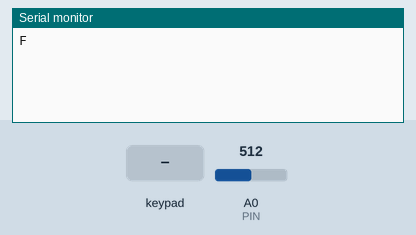
Recording of a sketch running on a simulated Arduino Uno, built with avr-gcc and run on an emulated ATmega328P. Parts: the last lines printed to the serial monitor. The inputs (shaded band) are chosen by the test bench; at power-on: A0 (PIN) = 512.

Above: at 1.2 s.
1.3 s: key '0' pressed
At 2.4 s:
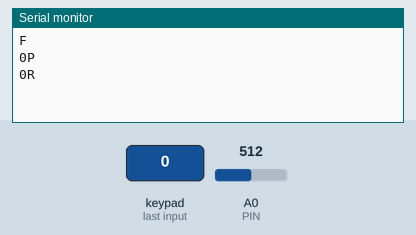
3.0 s: keypad keys 1 2 3 4 pressed 0.4 s apart
At 3.19 s:
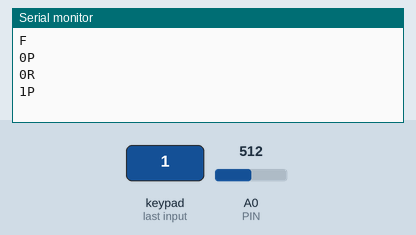
6.1 s: key '5' pressed
At 7.3 s:
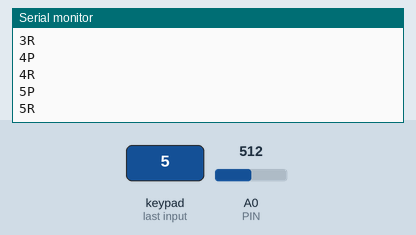
7.6 s: keypad keys 1 2 3 4 A pressed 0.4 s apart
At 11.0 s:
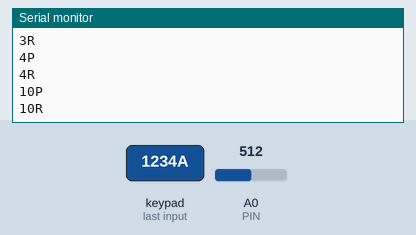
Timing chart, 0 to 12.1 s (numbered marks = the images above; inputs shaded):
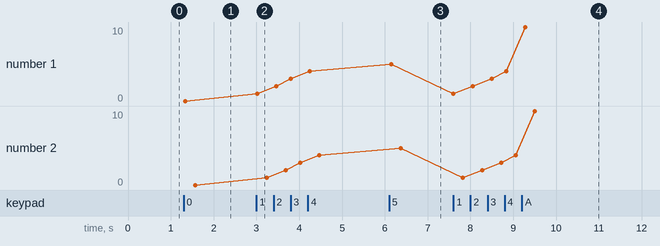

The sketch:

arduinoCode.ino
```cpp
#include <Wire.h>
#include <Adafruit_MPR121.h>

Adafruit_MPR121 cap = Adafruit_MPR121();

uint16_t lasttouched = 0;
uint16_t currtouched = 0;
bool isAbove = false;

// Flex sensor
#define PIN A0
#define N_SAMPLES 10
#define FLEX_THRESH 40

int analogSmooth() {
  long sum = 0;
  for (int i = 0; i < N_SAMPLES; i++) {
    sum += analogRead(PIN);
    delay(1);
  }
  return sum / N_SAMPLES;
}

void setup() {
  Serial.begin(115200);
  Wire.begin();

  if (!cap.begin(0x5A)) {
    Serial.println("MPR121 not found");
    while (1);
  }
  cap.setAutoconfig(true);
}

void loop() {
  // --- MPR121 touch ---
  currtouched = cap.touched();
  for (uint8_t i = 0; i < 12; i++) {
    if ((currtouched & (1 << i)) && !(lasttouched & (1 << i))) {
      Serial.print(i); Serial.println("P"); // Press
    }
    if (!(currtouched & (1 << i)) && (lasttouched & (1 << i))) {
      Serial.print(i); Serial.println("R"); // Release
    }
  }
  lasttouched = currtouched;

  // --- Flex sensor raw value ---
  int raw = analogSmooth();
  if (raw > FLEX_THRESH) {
    if(isAbove == false){
      Serial.println("F");
    }
    isAbove = true;
  } else {
    isAbove = false;
  }

  delay(100); // ~10 Hz
}
```

Measured:
- after the input at 1.3 s, the serial monitor: prints a new line at once (image 1)
- after the input at 3.0 s, the serial monitor: prints a new line at once (image 2)
- after the input at 6.1 s, the serial monitor: prints a new line after 0.05 s (image 3)
- after the input at 7.6 s, the serial monitor: prints a new line at once (image 4)
- plotted number 1: 0 → 4 after the input at 3.0 s, 4 → 5 after the input at 6.1 s, 5 → 10 after the input at 7.6 s
- plotted number 2: 0 → 4 after the input at 3.0 s, 4 → 5 after the input at 6.1 s, 5 → 10 after the input at 7.6 s
